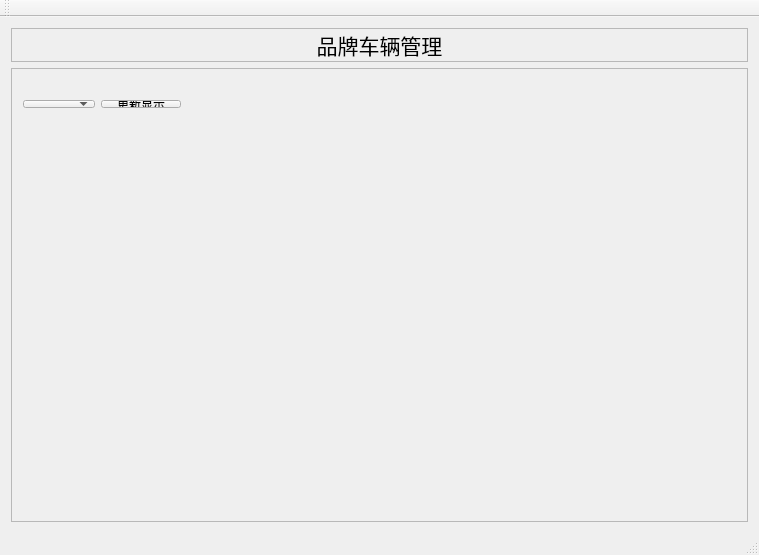
<?xml version="1.0" encoding="UTF-8"?>
<ui version="4.0">
 <class>MainWindow</class>
 <widget class="QMainWindow" name="MainWindow">
  <property name="geometry">
   <rect>
    <x>0</x>
    <y>0</y>
    <width>759</width>
    <height>555</height>
   </rect>
  </property>
  <property name="windowTitle">
   <string>MainWindow</string>
  </property>
  <widget class="QWidget" name="centralWidget">
   <layout class="QGridLayout" name="gridLayout_4">
    <item row="1" column="1">
     <widget class="QStackedWidget" name="stackedWidget">
      <property name="sizePolicy">
       <sizepolicy hsizetype="Preferred" vsizetype="Preferred">
        <horstretch>0</horstretch>
        <verstretch>0</verstretch>
       </sizepolicy>
      </property>
      <property name="frameShape">
       <enum>QFrame::StyledPanel</enum>
      </property>
      <property name="currentIndex">
       <number>1</number>
      </property>
      <widget class="QWidget" name="managePage">
       <layout class="QGridLayout" name="gridLayout_3">
        <item row="0" column="0">
         <layout class="QGridLayout" name="gridLayout_2">
          <item row="0" column="0">
           <widget class="QToolBox" name="toolBox">
            <property name="frameShape">
             <enum>QFrame::WinPanel</enum>
            </property>
            <property name="currentIndex">
             <number>0</number>
            </property>
            <widget class="QWidget" name="page">
             <property name="geometry">
              <rect>
               <x>0</x>
               <y>0</y>
               <width>360</width>
               <height>342</height>
              </rect>
             </property>
             <attribute name="label">
              <string>出售车辆</string>
             </attribute>
             <layout class="QGridLayout" name="gridLayout">
              <item row="0" column="0">
               <layout class="QVBoxLayout" name="verticalLayout">
                <item>
                 <layout class="QHBoxLayout" name="horizontalLayout">
                  <item>
                   <widget class="QLabel" name="label_2">
                    <property name="sizePolicy">
                     <sizepolicy hsizetype="Fixed" vsizetype="Preferred">
                      <horstretch>0</horstretch>
                      <verstretch>0</verstretch>
                     </sizepolicy>
                    </property>
                    <property name="text">
                     <string>厂家：</string>
                    </property>
                   </widget>
                  </item>
                  <item>
                   <widget class="QComboBox" name="sellFactorycomboBox">
                    <property name="enabled">
                     <bool>true</bool>
                    </property>
                   </widget>
                  </item>
                  <item>
                   <spacer name="horizontalSpacer_4">
                    <property name="orientation">
                     <enum>Qt::Horizontal</enum>
                    </property>
                    <property name="sizeHint" stdset="0">
                     <size>
                      <width>40</width>
                      <height>20</height>
                     </size>
                    </property>
                   </spacer>
                  </item>
                 </layout>
                </item>
                <item>
                 <layout class="QHBoxLayout" name="horizontalLayout_2">
                  <item>
                   <widget class="QLabel" name="label_3">
                    <property name="sizePolicy">
                     <sizepolicy hsizetype="Fixed" vsizetype="Preferred">
                      <horstretch>0</horstretch>
                      <verstretch>0</verstretch>
                     </sizepolicy>
                    </property>
                    <property name="text">
                     <string>品牌：</string>
                    </property>
                   </widget>
                  </item>
                  <item>
                   <widget class="QComboBox" name="sellBrandcomboBox"/>
                  </item>
                  <item>
                   <spacer name="horizontalSpacer_5">
                    <property name="orientation">
                     <enum>Qt::Horizontal</enum>
                    </property>
                    <property name="sizeHint" stdset="0">
                     <size>
                      <width>40</width>
                      <height>20</height>
                     </size>
                    </property>
                   </spacer>
                  </item>
                 </layout>
                </item>
                <item>
                 <layout class="QHBoxLayout" name="horizontalLayout_3">
                  <item>
                   <widget class="QLabel" name="label_4">
                    <property name="sizePolicy">
                     <sizepolicy hsizetype="Fixed" vsizetype="Preferred">
                      <horstretch>0</horstretch>
                      <verstretch>0</verstretch>
                     </sizepolicy>
                    </property>
                    <property name="text">
                     <string>报价：</string>
                    </property>
                   </widget>
                  </item>
                  <item>
                   <widget class="QLineEdit" name="sellPricelineEdit"/>
                  </item>
                  <item>
                   <widget class="QLabel" name="label_9">
                    <property name="text">
                     <string>万</string>
                    </property>
                   </widget>
                  </item>
                  <item>
                   <spacer name="horizontalSpacer_6">
                    <property name="orientation">
                     <enum>Qt::Horizontal</enum>
                    </property>
                    <property name="sizeHint" stdset="0">
                     <size>
                      <width>40</width>
                      <height>20</height>
                     </size>
                    </property>
                   </spacer>
                  </item>
                 </layout>
                </item>
                <item>
                 <layout class="QHBoxLayout" name="horizontalLayout_4">
                  <item>
                   <widget class="QLabel" name="label_5">
                    <property name="sizePolicy">
                     <sizepolicy hsizetype="Fixed" vsizetype="Preferred">
                      <horstretch>0</horstretch>
                      <verstretch>0</verstretch>
                     </sizepolicy>
                    </property>
                    <property name="text">
                     <string>数量：</string>
                    </property>
                   </widget>
                  </item>
                  <item>
                   <widget class="QSpinBox" name="sellNumspinBox">
                    <property name="sizePolicy">
                     <sizepolicy hsizetype="Preferred" vsizetype="Fixed">
                      <horstretch>0</horstretch>
                      <verstretch>0</verstretch>
                     </sizepolicy>
                    </property>
                   </widget>
                  </item>
                  <item>
                   <widget class="QLabel" name="sellLastNumLabel">
                    <property name="sizePolicy">
                     <sizepolicy hsizetype="Fixed" vsizetype="Preferred">
                      <horstretch>0</horstretch>
                      <verstretch>0</verstretch>
                     </sizepolicy>
                    </property>
                    <property name="text">
                     <string>剩余数量</string>
                    </property>
                   </widget>
                  </item>
                  <item>
                   <spacer name="horizontalSpacer_7">
                    <property name="orientation">
                     <enum>Qt::Horizontal</enum>
                    </property>
                    <property name="sizeHint" stdset="0">
                     <size>
                      <width>40</width>
                      <height>20</height>
                     </size>
                    </property>
                   </spacer>
                  </item>
                 </layout>
                </item>
                <item>
                 <layout class="QHBoxLayout" name="horizontalLayout_5">
                  <item>
                   <widget class="QLabel" name="label_6">
                    <property name="text">
                     <string>金额：</string>
                    </property>
                   </widget>
                  </item>
                  <item>
                   <widget class="QLineEdit" name="sellSumLineEdit"/>
                  </item>
                  <item>
                   <widget class="QLabel" name="label_8">
                    <property name="text">
                     <string>万</string>
                    </property>
                   </widget>
                  </item>
                  <item>
                   <spacer name="horizontalSpacer_9">
                    <property name="orientation">
                     <enum>Qt::Horizontal</enum>
                    </property>
                    <property name="sizeHint" stdset="0">
                     <size>
                      <width>40</width>
                      <height>20</height>
                     </size>
                    </property>
                   </spacer>
                  </item>
                 </layout>
                </item>
                <item>
                 <spacer name="verticalSpacer">
                  <property name="orientation">
                   <enum>Qt::Vertical</enum>
                  </property>
                  <property name="sizeHint" stdset="0">
                   <size>
                    <width>20</width>
                    <height>40</height>
                   </size>
                  </property>
                 </spacer>
                </item>
                <item>
                 <layout class="QHBoxLayout" name="horizontalLayout_6">
                  <item>
                   <spacer name="horizontalSpacer">
                    <property name="orientation">
                     <enum>Qt::Horizontal</enum>
                    </property>
                    <property name="sizeHint" stdset="0">
                     <size>
                      <width>40</width>
                      <height>20</height>
                     </size>
                    </property>
                   </spacer>
                  </item>
                  <item>
                   <widget class="QPushButton" name="OKpushButton">
                    <property name="text">
                     <string>确定</string>
                    </property>
                   </widget>
                  </item>
                  <item>
                   <spacer name="horizontalSpacer_2">
                    <property name="orientation">
                     <enum>Qt::Horizontal</enum>
                    </property>
                    <property name="sizeHint" stdset="0">
                     <size>
                      <width>40</width>
                      <height>20</height>
                     </size>
                    </property>
                   </spacer>
                  </item>
                  <item>
                   <widget class="QPushButton" name="CancelpushButton">
                    <property name="text">
                     <string>取消</string>
                    </property>
                   </widget>
                  </item>
                  <item>
                   <spacer name="horizontalSpacer_3">
                    <property name="orientation">
                     <enum>Qt::Horizontal</enum>
                    </property>
                    <property name="sizeHint" stdset="0">
                     <size>
                      <width>40</width>
                      <height>20</height>
                     </size>
                    </property>
                   </spacer>
                  </item>
                 </layout>
                </item>
               </layout>
              </item>
             </layout>
            </widget>
            <widget class="QWidget" name="page_3">
             <property name="enabled">
              <bool>false</bool>
             </property>
             <property name="geometry">
              <rect>
               <x>0</x>
               <y>0</y>
               <width>306</width>
               <height>251</height>
              </rect>
             </property>
             <attribute name="label">
              <string>已有新车入库</string>
             </attribute>
            </widget>
           </widget>
          </item>
          <item row="0" column="1">
           <widget class="QListWidget" name="dailyList"/>
          </item>
         </layout>
        </item>
       </layout>
      </widget>
      <widget class="QWidget" name="chartPage">
       <widget class="QWidget" name="">
        <property name="geometry">
         <rect>
          <x>0</x>
          <y>20</y>
          <width>731</width>
          <height>30</height>
         </rect>
        </property>
        <layout class="QHBoxLayout" name="horizontalLayout_7">
         <item>
          <widget class="QComboBox" name="factoryCmbox"/>
         </item>
         <item>
          <widget class="QPushButton" name="updateBtn">
           <property name="text">
            <string>更新显示</string>
           </property>
          </widget>
         </item>
         <item>
          <spacer name="horizontalSpacer_8">
           <property name="orientation">
            <enum>Qt::Horizontal</enum>
           </property>
           <property name="sizeHint" stdset="0">
            <size>
             <width>40</width>
             <height>20</height>
            </size>
           </property>
          </spacer>
         </item>
        </layout>
       </widget>
      </widget>
     </widget>
    </item>
    <item row="0" column="1">
     <widget class="QLabel" name="label">
      <property name="font">
       <font>
        <pointsize>16</pointsize>
       </font>
      </property>
      <property name="frameShape">
       <enum>QFrame::StyledPanel</enum>
      </property>
      <property name="frameShadow">
       <enum>QFrame::Sunken</enum>
      </property>
      <property name="text">
       <string>品牌车辆管理</string>
      </property>
      <property name="scaledContents">
       <bool>false</bool>
      </property>
      <property name="alignment">
       <set>Qt::AlignCenter</set>
      </property>
      <property name="indent">
       <number>-2</number>
      </property>
     </widget>
    </item>
   </layout>
  </widget>
  <widget class="QMenuBar" name="menuBar">
   <property name="geometry">
    <rect>
     <x>0</x>
     <y>0</y>
     <width>759</width>
     <height>26</height>
    </rect>
   </property>
  </widget>
  <widget class="QToolBar" name="mainToolBar">
   <property name="windowTitle">
    <string>汽车销售管理系统</string>
   </property>
   <attribute name="toolBarArea">
    <enum>TopToolBarArea</enum>
   </attribute>
   <attribute name="toolBarBreak">
    <bool>false</bool>
   </attribute>
  </widget>
  <widget class="QStatusBar" name="statusBar"/>
 </widget>
 <layoutdefault spacing="6" margin="11"/>
 <resources/>
 <connections/>
</ui>
